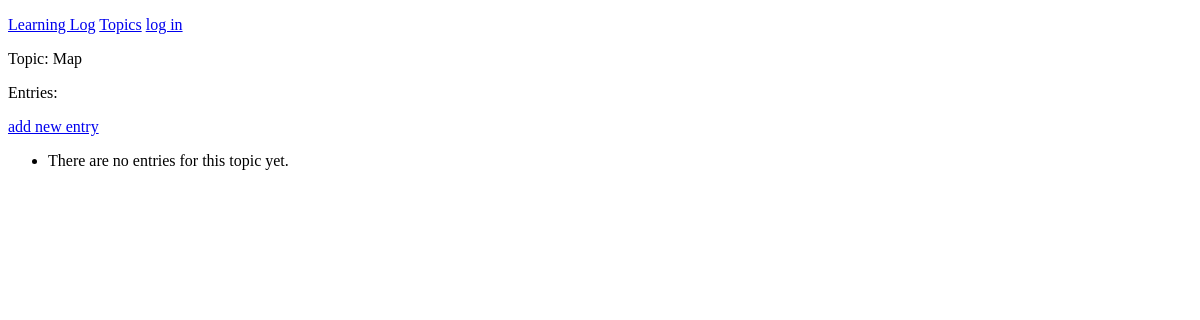
The app's page /topics/1/, older data.
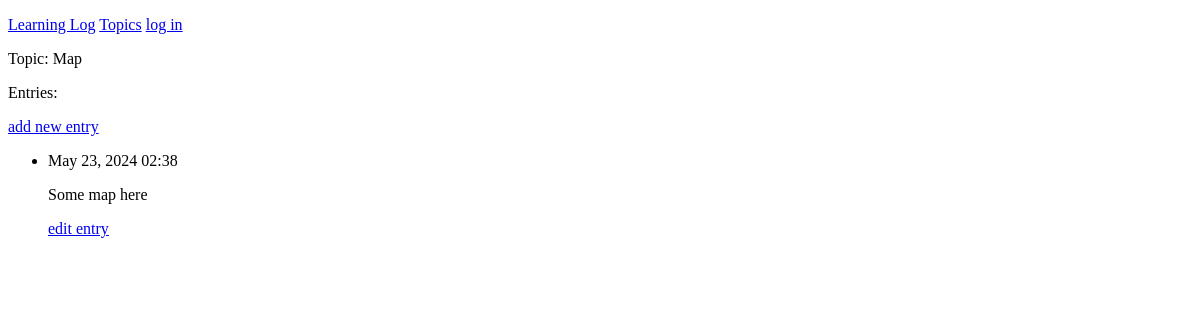
The same page, newer data.
### ML/models.py (models this page shows, shortened)
class Entry(models.Model):
    topic = models.ForeignKey(Topic, on_delete=models.CASCADE)
    text = models.TextField(max_length=200)
    date_added = models.DateTimeField(auto_now_add=True)
    class Meta:
        verbose_name_plural = 'Entries'

### ML/views.py (the view)
# urls.py: path('topics/<int:topic_id>/', views.topic, name='topic'),
def topic(request, topic_id):
    topic = Topic.objects.get(id=topic_id)
    entries = topic.entry_set.order_by('-date_added')
    context = {'topic': topic, 'entries': entries}
    return render(request, 'ML/topic.html', context)

### ML/models.py (called while the page is built)
    def __str__(self):
        return self.text

### ML/templates/ML/topic.html (shortened to what this page needs)
<!DOCTYPE html>
<html lang="en">
<head>
</head>
<body>
{% extends 'ML/base.html' %}
{% block content %}
    <p>Topic: {{ topic }}</p>
	<p>Entries:</p>
    <p>
    <a href="{% url 'new_entry' topic.id %}">add new entry</a>
    </p>
    <ul>
    {% for entry in entries %}
        <li>
        <p>{{  entry.date_added|date:' M d, Y H:i' }}</p>
        <p>{{  entry.text|linebreaks }}</p>
        <p>
            <a href="{% url 'edit_entry' entry.id %}">edit entry</a>
        </p>
        </li>
        {% empty %}
        <li>
            There are no entries for this topic yet.
        </li>
    {% endfor %}
    </ul>
{% endblock %}

Row changes from the older to the newer data that the page shows:
added Entry: date_added "May 23, 2024 02:38", text "Some map here"
Text that changed along with them:
text no longer shown: "There are no entries for this topic yet."
